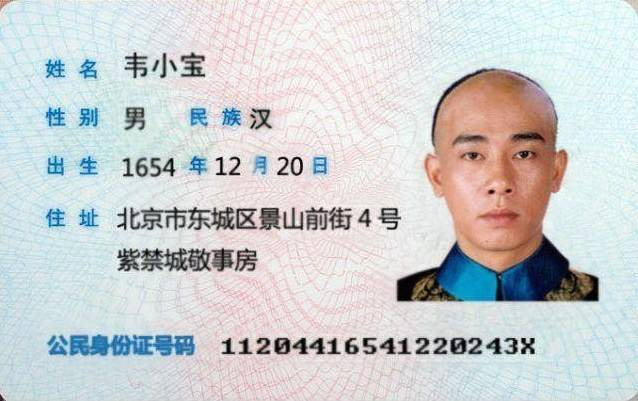
#> input picture card.jpg, 638 x 401 px
$ python mser.py ../card.jpg   (older library calls are emulated)
#> lines starting #> are read from the running program, lines starting #| are printed output that depends on the picture; after the words box and inside, x2 and y2 are one past the last pixel; in counts of white or black regions, pixels touching at a corner belong together
# refer to: https://www.jishuwen.com/d/2uA2

'''

python card/mser.py data/1.jpg
结论，不行，文字背景的这张1.jpg，就会出现背景中的文字和身份证分不开的情况，
第一步剥离前景看来愈发的重要了，还是尝试用SIFT吧。

'''

import cv2
import numpy as np

def parse(imagePath):
    # 读取图片
#> called with imagePath = '../card.jpg'
    img = cv2.imread(imagePath)
#> img is the input picture: shape (401, 638, 3); mean B, G, R 208.8, 207.7, 204.9

    # 转化成灰度图
    gray = cv2.cvtColor(img, cv2.COLOR_BGR2GRAY)
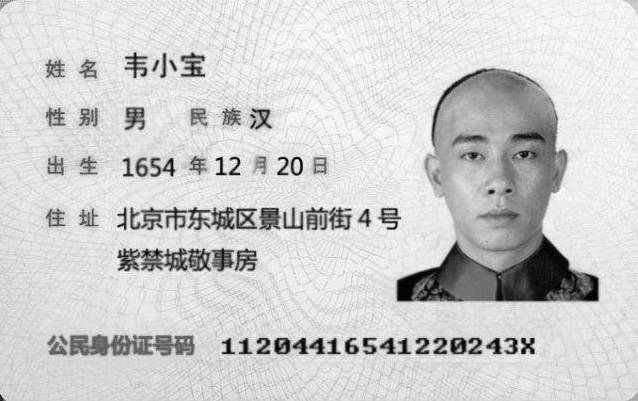
#> gray: shape (401, 638); min 0, max 255, mean 207

    # 利用Sobel边缘检测生成二值图
    sobel = cv2.Sobel(gray, cv2.CV_8U, 1, 0, ksize=3)
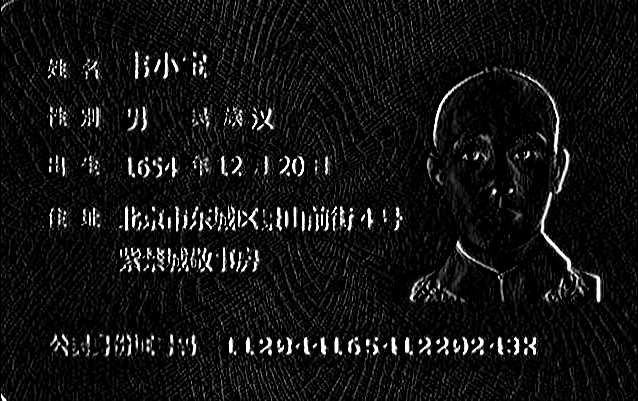
#> sobel: shape (401, 638); min 0, max 255, mean 18.5
    # 二值化
    ret, binary = cv2.threshold(sobel, 0, 255, cv2.THRESH_OTSU + cv2.THRESH_BINARY)
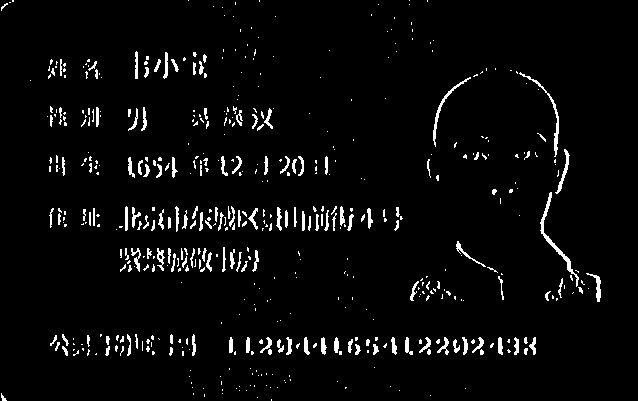
#> binary: shape (401, 638); 3.8% white in thin lines or dots
#> ret = 110

    # 膨胀、腐蚀
    element1 = cv2.getStructuringElement(cv2.MORPH_RECT, (30, 9))
    element2 = cv2.getStructuringElement(cv2.MORPH_RECT, (24, 6))

    # 膨胀一次，让轮廓突出
    dilation = cv2.dilate(binary, element2, iterations=1)
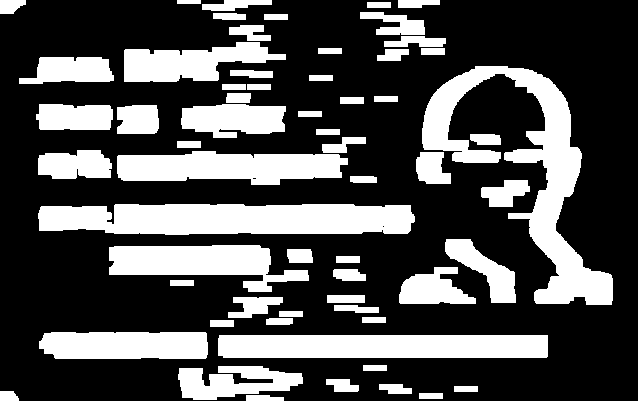
#> dilation: shape (401, 638); 30.8% white; 61 white regions, largest, box (x1, y1, x2, y2) and area: (422, 66, 613, 305) 12535, (38, 204, 415, 235) 10457, (218, 335, 548, 358) 7576

    # 腐蚀一次，去掉细节
    erosion = cv2.erode(dilation, element1, iterations=1)
#> erosion: shape (401, 638); 9.3% white; 28 white regions (6 under 20 px), largest, box (x1, y1, x2, y2) and area: (120, 208, 400, 230) 5211, (233, 339, 534, 354) 4501, (132, 158, 326, 177) 2995

    # 再次膨胀，让轮廓明显一些
    dilation2 = cv2.dilate(erosion, element2, iterations=2)
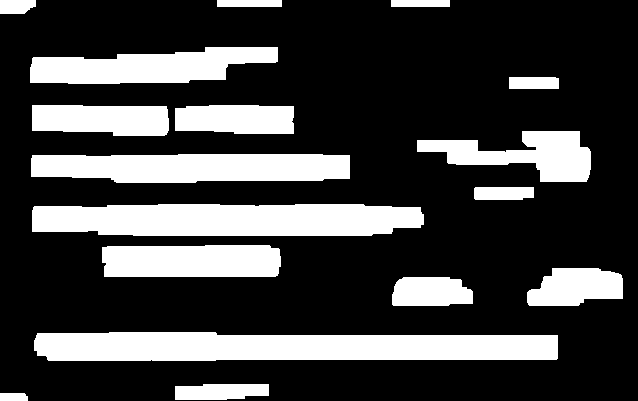
#> dilation2: shape (401, 638); 25.8% white; 17 white regions

    #  查找轮廓和筛选文字区域
    region = []
    image,contours, hierarchy = cv2.findContours(dilation2, cv2.RETR_TREE, cv2.CHAIN_APPROX_SIMPLE)
#> contours = 17 contours; largest, box (x1, y1, x2, y2) and area: (34, 332, 558, 361) 13113, (32, 204, 424, 236) 11039, (31, 154, 350, 183) 7896, (30, 47, 278, 84) 6066, (102, 245, 281, 277) 5316
    for i in range(len(contours)):
        cnt = contours[i]

        # 计算轮廓面积，并筛选掉面积小的
        area = cv2.contourArea(cnt)
        if (area < 1000):
            continue

        cv2.drawContours(img, [cnt], 0, (0, 255, 0), 1)

        # 找到最小的矩形
        rect = cv2.minAreaRect(cnt)
        print ("rect is: ")
        print (rect)

        # box是四个点的坐标
        box = cv2.boxPoints(rect)
        box = np.int0(box)

        # 计算高和宽
        height = abs(box[0][1] - box[2][1])
        width = abs(box[0][0] - box[2][0])

        # 根据文字特征，筛选那些太细的矩形，留下扁的
        if (height > width * 1.3):
            continue

        region.append(box)
#> this loop made 17 passes
#> (area, rect, box, height, width) on passes 2 to 7: (1226.5, ((221.5, 391.5), (15, 93), -90), [[268, 399], [175, 399], [175, 384], [268, 384]], 15, 93), (13113, ((295.5, 346), (28, 523), -90), [[557, 360], [34, 360], [34, 332], [557, 332]], 28, 523), (1984, ((432, 291), (28, 80), -90), [[472, 304], [392, 304], [392, 276], [472, 276]], 28, 80), (2737.5, ((574.5, 286.5), (37, 95), -90), [[622, 305], [527, 305], [527, 268], [622, 268]], 37, 95), (5316, ((191, 260.5), (31, 178), -90), [[280, 276], [102, 276], [102, 245], [280, 245]], 31, 178), (11039, ((227.5, 219.5), (31, 391), -90), [[423, 235], [32, 235], [32, 204], [423, 204]], 31, 391)
#> area on passes 1, 8, 13, 17: 183, 685.5, 536.5, 405
#> (printed output is left out)
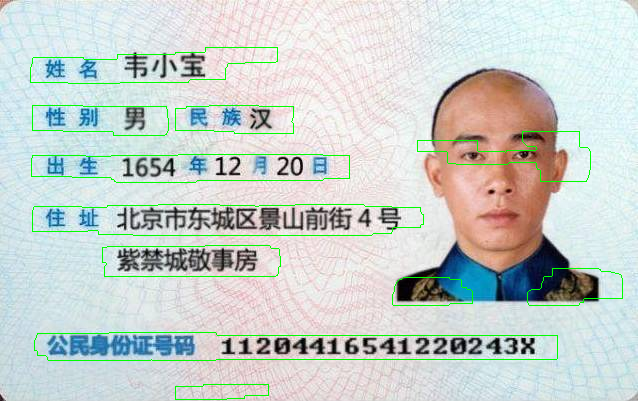
#> img: shape (401, 638, 3); 2.07% of pixels changed, all inside (x1, y1, x2, y2) = (30, 47, 623, 400)
#> after the loop, region = 11 items


    # # 绘制轮廓
    for box in region:
        cv2.drawContours(img, [box], 0, (0, 0, 255), 2)
#> this loop made 11 passes
#> box on passes 1 to 11: [[268, 399], [175, 399], [175, 384], [268, 384]], [[557, 360], [34, 360], [34, 332], [557, 332]], [[472, 304], [392, 304], [392, 276], [472, 276]], [[622, 305], [527, 305], [527, 268], [622, 268]], [[280, 276], [102, 276], [102, 245], [280, 245]], [[423, 235], [32, 235], [32, 204], [423, 204]], [[349, 182], [31, 182], [31, 154], [349, 154]], [[590, 181], [417, 181], [417, 131], [590, 131]], [[293, 133], [175, 133], [175, 105], [293, 105]], [[167, 135], [31, 134], [32, 104], [168, 106]], [[30, 91], [28, 57], [276, 42], [278, 76]]
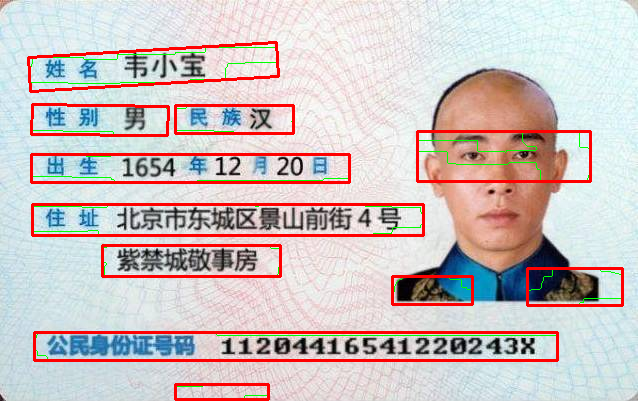
#> img: shape (401, 638, 3); 6.3% of pixels changed, all inside (x1, y1, x2, y2) = (27, 41, 624, 401)

    cv2.imshow('img', img)
    cv2.waitKey(0)
    cv2.destroyAllWindows()

if __name__=="__main__":
    import sys,os

    imagePath =  sys.argv[1]
    if not os.path.exists(imagePath):print("图片不存在")

    parse(imagePath)
